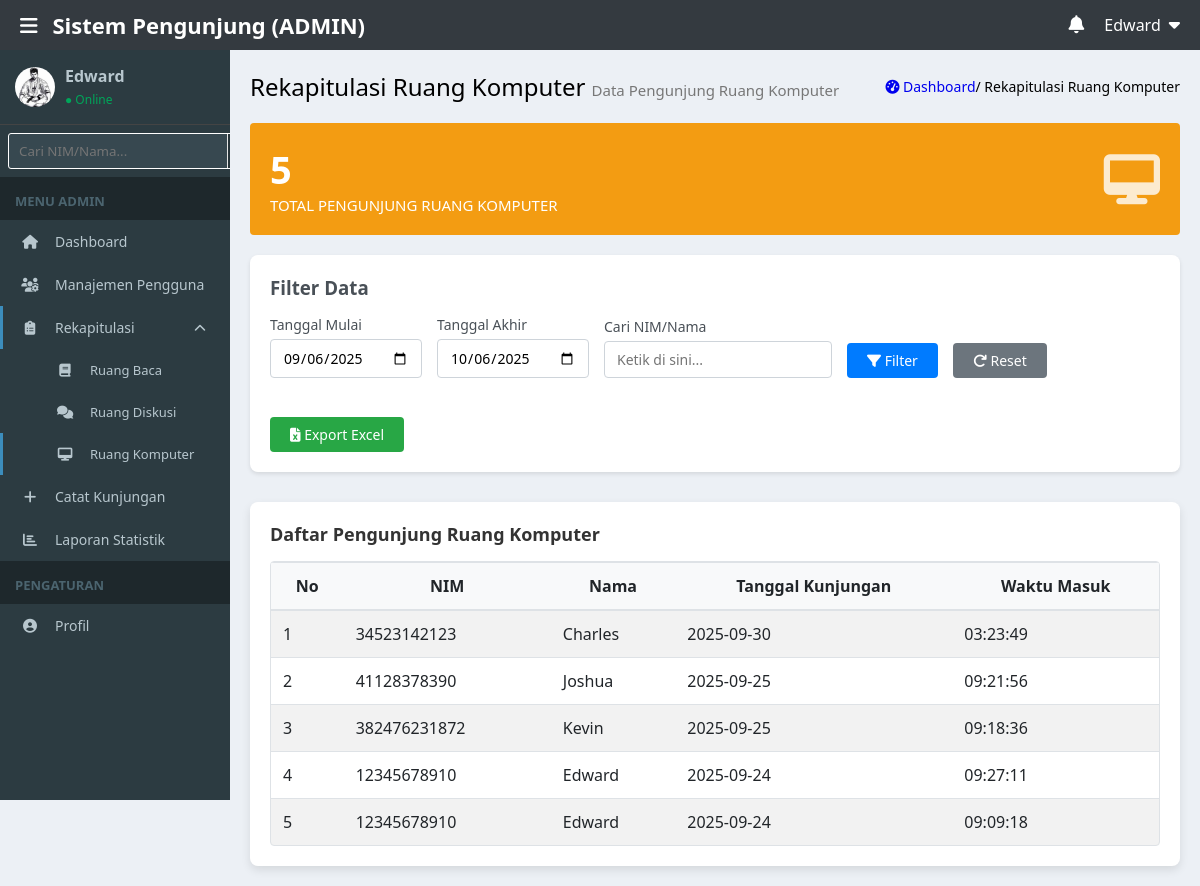
The app's page /rekapitulasi_ruang_komputer.php (signed in) with its own data.
### tables this page shows
CREATE TABLE `visits` (
  `id` int(11) NOT NULL,
  `nim` varchar(100) NOT NULL,
  `nama` varchar(255) NOT NULL,
  `tujuan` varchar(255) NOT NULL,
  `tanggal_kunjungan` date NOT NULL,
  `jam_masuk` time NOT NULL,
  `created_at` timestamp NOT NULL DEFAULT current_timestamp(),
  `device_id` varchar(255) DEFAULT NULL,
  `scan_location` varchar(100) DEFAULT 'entrance',
  `visit_method` enum('manual','scan') DEFAULT 'manual'
);

### rekapitulasi_ruang_komputer.php (the view, shortened to what this page needs)
<?php
require_once 'includes/db.php';
$user = $_SESSION['user_data'];
$start_date = $_GET['start_date'] ?? date('Y-m-d', strtotime('-30 days'));
$end_date   = $_GET['end_date']   ?? date('Y-m-d');
$keyword    = trim($_GET['keyword'] ?? '');
$where  = "tujuan = ?";
$params = ['Ruang Komputer'];
$types  = 's';
if ($start_date && $end_date) {
    $where  .= " AND tanggal_kunjungan BETWEEN ? AND ?";
    $params[] = $start_date;
    $params[] = $end_date;
    $types    .= 'ss';
}
$sql = "SELECT id, nim, nama, tanggal_kunjungan, jam_masuk
        FROM visits
        WHERE $where
        ORDER BY tanggal_kunjungan DESC, jam_masuk DESC";
$stmt = $conn->prepare($sql);
$binds = array_merge([$types], $params);
$refs  = [];
foreach ($binds as $k => $v) $refs[$k] = &$binds[$k];
call_user_func_array([$stmt, 'bind_param'], $refs);
$stmt->execute();
$result = $stmt->get_result();
$visits = [];
while ($row = $result->fetch_assoc()) $visits[] = $row;
$total_visits = count($visits);
$profile_picture = trim($user['profile_picture'] ?? '');
?>
<!DOCTYPE html>
<html lang="id">
<head>
    <link rel="stylesheet" href="https://cdnjs.cloudflare.com/ajax/libs/font-awesome/6.5.1/css/all.min.css">
    <link rel="stylesheet" href="css/admin_dashboard.css">
    <link rel="stylesheet" href="css/rekapitulasi.css">
    <link rel="stylesheet" href="css/session_timeout.css">
</head>
<body class="admin-page">
    <div class="wrapper">
        <header class="top-header">
            <div class="top-header-left">
                <span class="menu-toggle" id="menuToggle"><i class="fas fa-bars"></i></span>
                <span class="logo">Sistem Pengunjung (ADMIN)</span>
            </div>
            <div class="top-header-right">
                <i class="fas fa-bell"></i>
                <div class="admin-profile">
                    <span><?= htmlspecialchars($user['first_name']) ?></span>
                    <i class="fas fa-caret-down"></i>
                </div>
            </div>
        </header>
        <div class="content-body">
            <aside class="sidebar" id="sidebar">
                <div class="profile">
                    <img src="<?= htmlspecialchars($profile_picture) ?>" alt="Admin">
                    <div>
                        <p><strong><?= htmlspecialchars($user['first_name']) ?></strong></p>
                        <span class="online-status">● Online</span>
                    </div>
                </div>
                <div class="search-container">
                    <form method="get" action="">
                        <input type="text" name="keyword" placeholder="Cari NIM/Nama..." value="<?= htmlspecialchars($keyword) ?>">
                        <button type="submit"><i class="fas fa-search"></i></button>
                    </form>
                </div>
                <div class="navigation-header">MENU ADMIN</div>
                <nav>
                    <ul>
                        <li><a href="admin_dashboard.php"><i class="fas fa-home"></i><span>Dashboard</span></a></li>
                        <li><a href="manajemen_pengguna.php"><i class="fas fa-users-cog"></i><span>Manajemen Pengguna</span></a></li>
                        <li>
                            <a href="javascript:void(0);" class="has-submenu active" id="rekapitulasiToggle">
                                <i class="fas fa-clipboard-list"></i>
                                <span>Rekapitulasi</span>
                                <i class="fas fa-chevron-down"></i>
                            </a>
                            <ul class="submenu show" id="rekapitulasiSubmenu">
                                <li><a href="rekapitulasi_ruang_baca.php"><i class="fas fa-book"></i><span>Ruang Baca</span></a></li>
                                <li><a href="rekapitulasi_ruang_diskusi.php"><i class="fas fa-comments"></i><span>Ruang Diskusi</span></a></li>
                                <li><a href="rekapitulasi_ruang_komputer.php" class="active"><i class="fas fa-desktop"></i><span>Ruang Komputer</span></a></li>
                            </ul>
                        </li>
                        <li><a href="catat_kunjungan.php"><i class="fas fa-plus"></i><span>Catat Kunjungan</span></a></li>
                        <li><a href="laporan_statistik.php"><i class="fas fa-chart-bar"></i><span>Laporan Statistik</span></a></li>
                    </ul>
                </nav>
                <div class="navigation-header">PENGATURAN</div>
                <nav>
                    <ul>
                        <li><a href="profile.php"><i class="fas fa-user-circle"></i><span>Profil</span></a></li>
                    </ul>
                </nav>
            </aside>
            <main class="main-content" id="mainContent">
                <div class="main-header">
                    <h1>Rekapitulasi Ruang Komputer <span>Data Pengunjung Ruang Komputer</span></h1>
                    <ol class="breadcrumb">
                        <li><a href="admin_dashboard.php" style="text-decoration: none;"><i class="fas fa-tachometer-alt"></i> Dashboard</a></li>
                        <li> / Rekapitulasi Ruang Komputer</li>
                    </ol>
                </div>
                <section class="cards">
                    <div class="card orange">
                        <div class="card-content">
                            <h3><?= $total_visits ?></h3>
                            <p>TOTAL PENGUNJUNG RUANG KOMPUTER</p>
                        </div>
                        <div class="card-icon"><i class="fas fa-desktop"></i></div>
                    </div>
                </section>
                <section class="filter-section">
                    <h3 style="margin-bottom: 15px; color: #495057;">Filter Data</h3>
                    <form method="get" action="" class="filter-form">
                        <div class="form-group">
                            <label>Tanggal Mulai</label>
                            <input type="date" name="start_date" value="<?= htmlspecialchars($start_date) ?>">
                        </div>
                        <div class="form-group">
                            <label>Tanggal Akhir</label>
                            <input type="date" name="end_date" value="<?= htmlspecialchars($end_date) ?>">
                        </div>
                        <div class="form-group">
                            <label>Cari NIM/Nama</label>
                            <input type="text" name="keyword" placeholder="Ketik di sini..." value="<?= htmlspecialchars($keyword) ?>">
                        </div>
                        <div class="form-group">
                            <label>&nbsp;</label>
                            <button type="submit" class="btn-filter"><i class="fas fa-filter"></i> Filter</button>
                        </div>
                        <div class="form-group">
                            <label>&nbsp;</label>
                            <a href="rekapitulasi_ruang_komputer.php" class="btn-reset"><i class="fas fa-redo"></i> Reset</a>
                        </div>
                        <div class="form-group">
                            <label>&nbsp;</label>
                            <a href="export_ruang_komputer.php?start_date=<?= urlencode($start_date) ?>&end_date=<?= urlencode($end_date) ?>&keyword=<?= urlencode($keyword) ?>" class="btn-export"><i class="fas fa-file-excel"></i> Export Excel</a>
                        </div>
                    </form>
                </section>
                <section class="recent-visitors">
                    <h3>Daftar Pengunjung Ruang Komputer</h3>
                    <div class="table-responsive">
                        <table class="table table-striped">
                            <thead>
                                <tr>
                                    <th>No</th>
                                    <th>NIM</th>
                                    <th>Nama</th>
                                    <th>Tanggal Kunjungan</th>
                                    <th>Waktu Masuk</th>
                                </tr>
                            </thead>
                            <tbody>
                                <?php if ($visits): ?>
                                    <?php foreach ($visits as $i => $v): ?>
                                    <tr>
                                        <td><?= $i + 1 ?></td>
                                        <td><?= htmlspecialchars($v['nim']) ?></td>
                                        <td><?= htmlspecialchars($v['nama']) ?></td>
                                        <td><?= htmlspecialchars($v['tanggal_kunjungan']) ?></td>
                                        <td><?= htmlspecialchars($v['jam_masuk']) ?></td>
                                    </tr>
                                    <?php endforeach; ?>
                                <?php else: ?>
                                    <tr><td colspan="5" class="text-center">Tidak ada data pengunjung Ruang Komputer.</td></tr>
                                <?php endif; ?>
                            </tbody>
                        </table>
                    </div>
                </section>
            </main>
        </div>
    </div>
</body>
</html>

### css/rekapitulasi.css (style rules this page uses)
.filter-section { background: #fff; padding: 20px; border-radius: 8px; margin-bottom: 20px; box-shadow: 0 2px 4px rgba(0, 0, 0, 0.1); }
.filter-form { display: flex; gap: 15px; align-items: end; flex-wrap: wrap; }
.form-group { display: flex; flex-direction: column; gap: 5px; }
.form-group label { font-size: 14px; font-weight: 500; color: #495057; }
.form-group input { padding: 8px 12px; border: 1px solid #ced4da; border-radius: 4px; font-size: 14px; min-width: 150px; }
.btn-filter { padding: 8px 20px; background-color: #007bff; color: white; border: none; border-radius: 4px; cursor: pointer; font-size: 14px; transition: background-color 0.3s ease; }
.btn-reset { padding: 8px 20px; background-color: #6c757d; color: white; border: none; border-radius: 4px; cursor: pointer; font-size: 14px; text-decoration: none; display: inline-block; transition: background-color 0.3s ease; }
.btn-export { padding: 8px 20px; background-color: #28a745; color: white; border: none; border-radius: 4px; cursor: pointer; font-size: 14px; text-decoration: none; display: inline-block; transition: background-color 0.3s ease; }

### records on screen
visits: nama "Edward", nim "12345678910", tanggal_kunjungan "2025-09-24", jam_masuk "09:09:18"
visits: nim "34523142123", nama "Charles", tanggal_kunjungan "2025-09-30", jam_masuk "03:23:49"
visits: nim "41128378390", nama "Joshua", tanggal_kunjungan "2025-09-25", jam_masuk "09:21:56"
visits: nim "382476231872", nama "Kevin", tanggal_kunjungan "2025-09-25", jam_masuk "09:18:36"
visits: nim "12345678910", nama "Edward", tanggal_kunjungan "2025-09-24", jam_masuk "09:27:11"

### other values on screen
$total_visits "5"
